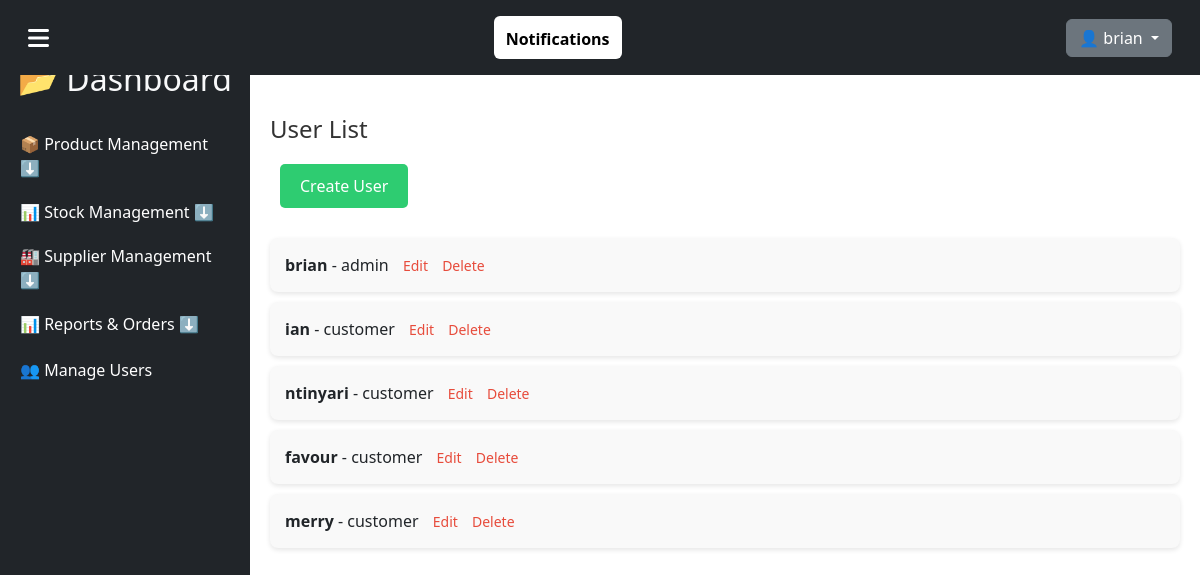
Page /users/users/ (signed in) on the earlier database version.
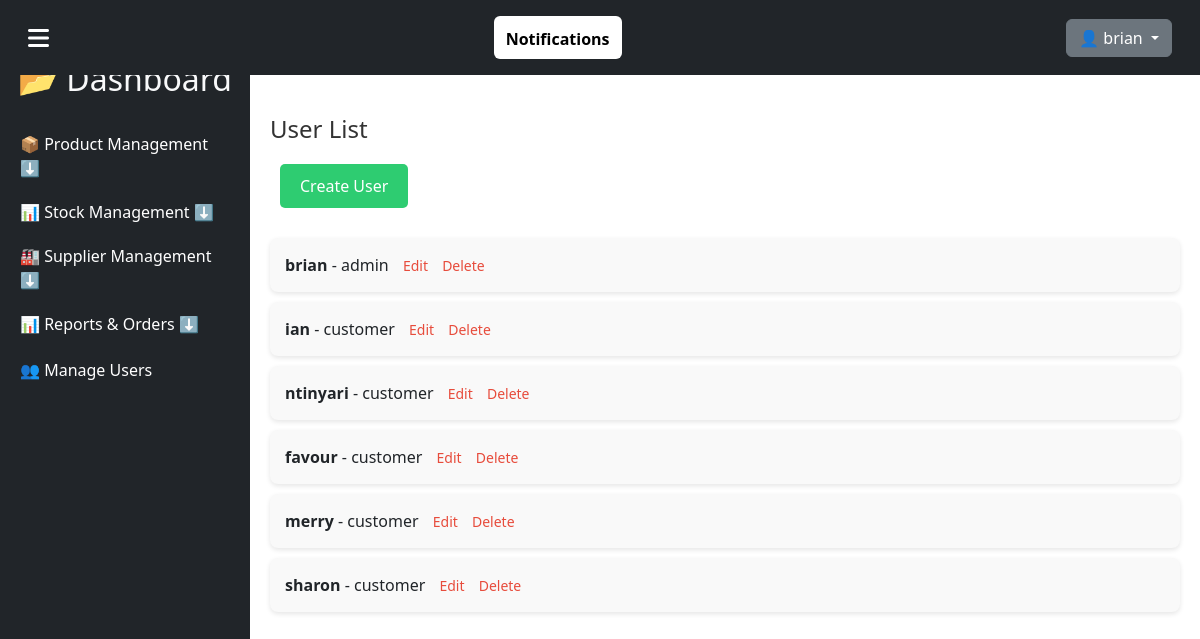
Same page on the later database version.
### users/models.py (models this page shows, shortened)
class CustomUser(AbstractUser):
    ROLE_CHOICES = [
        ('admin', 'Admin'),
        ('customer', 'Customer'),
    ]
    email = models.EmailField(unique=True)
    role = models.CharField(max_length=10, choices=ROLE_CHOICES, default='customer')
    objects = CustomUserManager()  # Attach the custom manager
    USERNAME_FIELD = "username"
    REQUIRED_FIELDS = ["email"]
    def is_admin(self):
        return self.role == 'admin'
    class Meta:
        verbose_name = "User"
        verbose_name_plural = "Users"

### users/views.py (the view)
# urls.py: path('users/', views.UserListView.as_view(), name='user_list'),
class UserListView(ListView):
    model = CustomUser
    template_name = 'user_list.html'
    context_object_name = 'users'
    def get_queryset(self):
        if self.request.user.is_admin():
            return CustomUser.objects.all()
        else:
            messages.error(self.request, "You do not have permission to view the users list.")
            return CustomUser.objects.none()

### users/templates/user_list.html (shortened to what this page needs)
{% extends "base.html" %}
{% block content %}
  <div class="user-list-container">
    <h1>User List</h1>
    <a href="{% url 'user_create' %}" class="create-user-btn">Create User</a>
    <ul>
      {% for user in users %}
        <li>
          <strong>{{ user.username }}</strong> - {{ user.role }}
          <a href="{% url 'user_update' user.pk %}">Edit</a>
          <a href="{% url 'user_delete' user.pk %}">Delete</a>
        </li>
      {% empty %}
        <li class="no-users">No users found.</li>
      {% endfor %}
    </ul>
  </div>
{% endblock %}

### home/templates/base.html (shortened to what this page needs)
<!DOCTYPE html>
<html lang="en">
<head>
    <link rel="stylesheet" href="https://cdn.jsdelivr.net/npm/bootstrap@5.3.0/dist/css/bootstrap.min.css">
    <link rel="stylesheet" href="https://cdnjs.cloudflare.com/ajax/libs/font-awesome/6.4.2/css/all.min.css">
</head>
<body>
<nav class="navbar navbar-expand-lg bg-dark p-3">
    <div class="container-fluid d-flex justify-content-between align-items-center">
        <div class="menu-toggle text-white" onclick="toggleSidebar()">
            <i class="fas fa-bars"></i>
        </div>
        {% if user.is_authenticated %}
        <div class="dropdown">
            <button class="btn btn-light position-relative" type="button" id="notificationDropdown" data-bs-toggle="dropdown" aria-expanded="false">
                 Notifications
            </button>
        </div>
    {% endif %}
        <div>
            {% if user.is_authenticated %}
            <div class="dropdown">
                <button class="btn btn-secondary dropdown-toggle" type="button" data-bs-toggle="dropdown">
                    👤 {{ user.username }}
                </button>
            </div>
            {% else %}
            <a href="{% url 'login' %}" class="btn btn-success">Login</a>
            <a href="{% url 'signup' %}" class="btn btn-warning">Sign Up</a>
            {% endif %}
        </div>
    </div>
</nav>
<aside class="sidebar">
    <h2 class="text-light text-center">📂 Dashboard</h2>
    <ul class="list-unstyled mt-4">
        {% if user.is_authenticated %}
            {% if user.is_staff %}
            <li>
                <button class="dropdown-button">📦 Product Management ⬇</button>
            </li>
            <li>
                <button class="dropdown-button">📊 Stock Management ⬇</button>
            </li>
            <li>
                <button class="dropdown-button">🏭 Supplier Management ⬇</button>
            </li>
            <li>
                <button class="dropdown-button">📊 Reports & Orders ⬇</button>
            </li>
            <li><a href="{% url 'user_list' %}">👥 Manage Users</a></li>
            {% endif %}
        {% endif %}
    </ul>
</aside>
<main class="main-content">
    {% block content %}{% endblock %}
</main>
</body>
</html>

Differences in the rows shown:
added CustomUser: username "sharon", role "customer"
